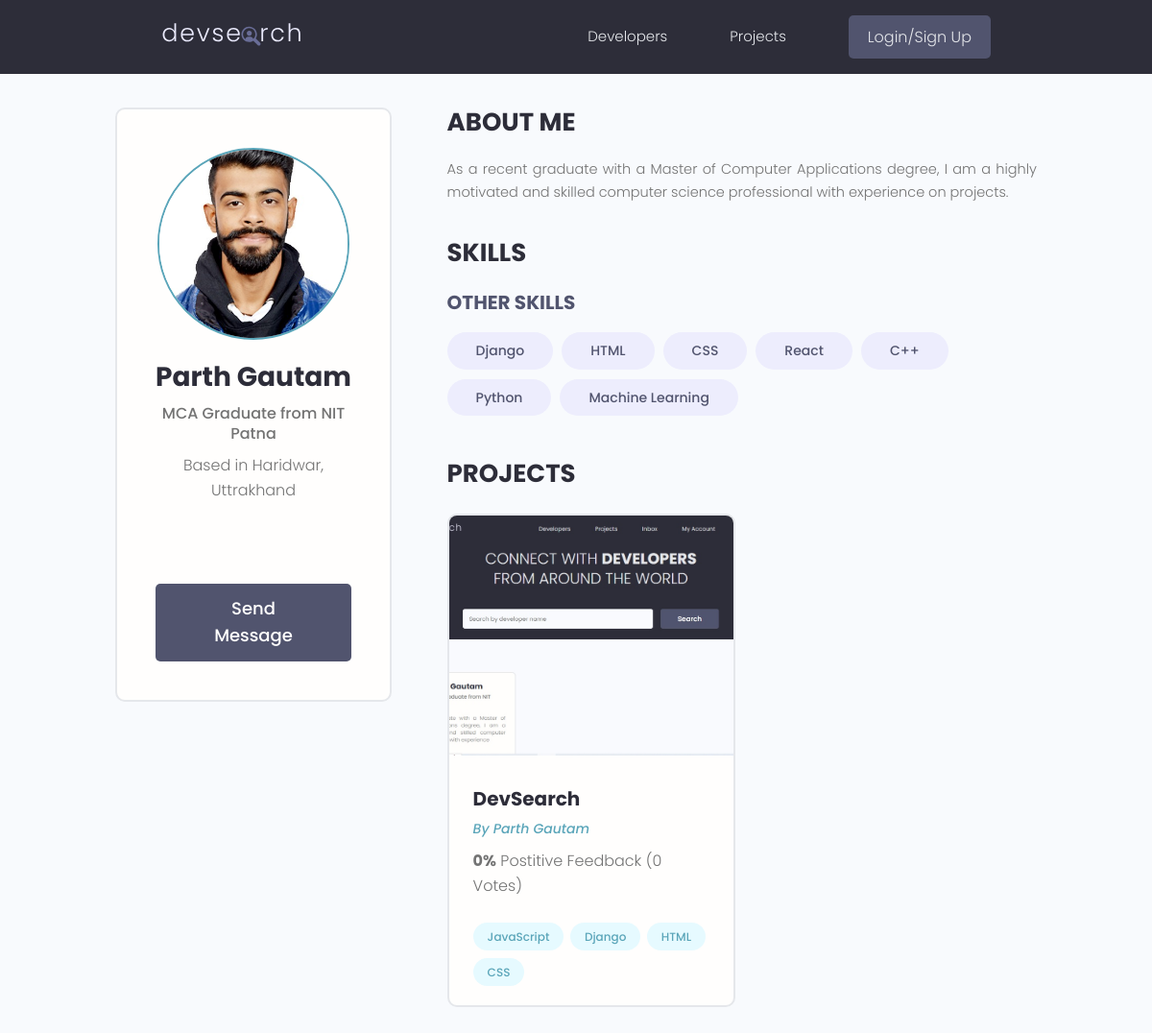
The app's page /profile/4fc922ef-7a0f-4f8d-a1f7-3b57b5cb7d1c/ with its own data.
### users/models.py (models this page shows, shortened)
class Profile(models.Model):
    user = models.OneToOneField(User, on_delete=models.CASCADE, blank=True, null=True)
    name=models.CharField( max_length=200, blank=True, null=True)
    email = models.EmailField(max_length=200, blank=True,null=True)
    username = models.CharField( max_length=200, blank=True, null=True)
    location = models.CharField( max_length=200, blank=True, null=True)
    short_intro = models.CharField(max_length=200, null=True, blank=True)
    bio = models.TextField(blank=True, null=True)
    profile_img = models.ImageField(blank=True, null=True,upload_to='profiles/',default='profiles/user-default.png')
    social_github=models.CharField( max_length=200, blank=True, null=True)
    social_twitter=models.CharField( max_length=200, blank=True, null=True)
    social_linkdin=models.CharField( max_length=200, blank=True, null=True)
    social_youtube=models.CharField( max_length=200, blank=True, null=True)
    social_website=models.CharField( max_length=200, blank=True, null=True)
    created = models.DateTimeField(auto_now_add=True)
    id= models.UUIDField(default=uuid.uuid4, editable=False, unique=True,primary_key=True)
    class Meta:
        ordering = ['created']

class Skill(models.Model):
    owner = models.ForeignKey(Profile,on_delete=models.CASCADE,null=True,blank=True)
    name = models.CharField(max_length=200,blank=True, null=True)
    description = models.TextField(blank=True,null=True)
    created = models.DateTimeField(auto_now_add=True)
    id= models.UUIDField(default=uuid.uuid4, editable=False, unique=True,primary_key=True)

### projects/models.py (models this page shows, shortened)
class Project(models.Model):
    owner = models.ForeignKey(Profile, null=True, blank=True, on_delete=models.CASCADE)
    title = models.CharField(max_length=255)
    description = models.TextField(blank=True, null=True)
    demo_link = models.CharField(max_length=2000, blank=True, null = True)
    source_link = models.CharField(max_length=2000,null = True, blank=True)
    featured_img = models.ImageField(blank=True, null=True, default='default.jpg')
    tags = models.ManyToManyField('Tag', blank=True)
    created = models.DateTimeField(auto_now_add=True)
    vote_total  = models.IntegerField(default=0, null=True, blank=True)
    vote_ratio =  models.IntegerField(default=0, null=True, blank=True)
    id= models.UUIDField(default=uuid.uuid4, editable=False, unique=True,primary_key=True)
    class Meta:
        ordering = ["-vote_ratio", '-vote_total','title']
    @property
    def imageURL(self):
        try:
            url = self.featured_img.url
        except:
            url = ""
        return url

class Tag(models.Model):
    name = models.CharField(max_length=200)
    created = models.DateTimeField(auto_now_add=True)
    id= models.UUIDField(default=uuid.uuid4, editable=False, unique=True,primary_key=True)
    def __str__(self):
        return self.name

### users/views.py (the view)
# urls.py: path("profile/<str:pk>/", views.userProfile, name='user-profile'),
def userProfile(request,pk):
    profile = Profile.objects.get(id=pk)
    top_skills = profile.skill_set.exclude(description__exact="")
    other_skills = profile.skill_set.filter(description='')
    context = {'profile':profile, 'top_skills':top_skills, 'other_skills':other_skills}
    return render(request, 'users/user-profile.html',context)

### users/templates/users/user-profile.html (shortened to what this page needs)
{% extends 'main.html' %}
{% block content %}
<main class="profile my-md">
    <div class="container">
      <div class="layout">
        <div class="column column--1of3">
          <div class="card text-center">
            <div class="card__body dev">
              <img class="avatar avatar--xl" src="{{profile.profile_img.url}}" />
              <h2 class="dev__name">{{profile.name}}</h2>
              <p class="dev__title">{{profile.short_intro}}</p>
              <p class="dev__location">Based in {{profile.location}}</p>
              <ul class="dev__social">
              </ul>
              {% if request.user.profile.id != profile.id %}
              <a href="{% url 'create-message' profile.id %}" class="btn btn--sub btn--lg">Send Message </a>
              {% endif %}
            </div>
          </div>
        </div>
        <div class="column column--2of3">
          <div class="devInfo">
            <h3 class="devInfo__title">About Me</h3>
            <p class="devInfo__about">
              {{profile.bio}}
            </p>
          </div>
          <div class="devInfo">
            <h3 class="devInfo__title">Skills</h3>
            <div class="devInfo__skills">
              <h3 class="devInfo__subtitle">Other Skills</h3>
              <div class="devInfo__otherSkills">
            {% for skill in other_skills %}
                <span class="tag tag--pill tag--sub tag--lg">
                  <small>{{skill.name}}</small>
                </span>
            {% endfor %}
              </div>
            </div>
          </div>
          <div class="devInfo">
            <h3 class="devInfo__title">Projects</h3>
            <div class="grid grid--two">
            {% for project in profile.project_set.all %}
              <div class="column">
                <div class="card project">
                  <a href="{% url 'project' project.id %}" class="project">
                    <img class="project__thumbnail" src="{{project.imageURL}}" alt="project thumbnail" />
                    <div class="card__body">
                      <h3 class="project__title">{{project.title}}</h3>
                      <p><a class="project__author" href="{% url 'user-profile' project.owner.id %}">By {{project.owner.name}}</a></p>
                      <p class="project--rating">
                        <span style="font-weight: bold;">{{project.vote_ratio}}%</span> Postitive
                        Feedback ({{project.vote_total}} Vote{{project.vote_total|pluralize:'s'}})
                      </p>
                      <div class="project__tags">
                        {% for tag in project.tags.all %}
                        <span class="tag tag--pill tag--main">
                          <small>{{tag}}</small>
                        </span>
                        {% endfor %}
                      </div>
                    </div>
                  </a>
                </div>
              </div>
              {% endfor %}
            </div>
          </div>
        </div>
      </div>
    </div>
  </main>
{% endblock %}

### static/styles/app.css (style rules this page uses)
:root { --color-sub: #2d2d39; }
.btn--sub { background-color: var(--color-sub-light); }
.card { border: 2px solid var(--color-light); }
img { width: 100%; }
.profile .card > .dev { padding: 4rem; }
.dev__name { color: var(--color-sub); font-size: 2.8rem; font-weight: 700; margin-top: 1rem; margin-bottom: 0.5rem; }
.dev__title { font-size: 1.6rem; font-weight: 500; line-height: 1.3; }
.dev__location { margin-top: 1rem; }
.dev__social { margin: 3rem 0; list-style: none; display: flex; justify-content: center; gap: 1.5rem; }
.devInfo { margin-bottom: 3rem; }
.devInfo__title, .devInfo__subtitle { font-size: 2.6rem; color: var(--color-sub); text-transform: uppercase; font-weight: 700; margin-bottom: 1.5rem; }
.devInfo__subtitle { font-size: 2rem; color: var(--color-sub-light); }
.devInfo__about, .devSkill__info { font-size: 1.45rem; line-height: 1.7; text-align: justify; }
.project__author { font-size: 1.4rem; font-style: italic; }
.project--rating { margin-bottom: 1.6em; margin-top: .5em; }
.project__thumbnail { height: 25rem; object-fit: cover; object-position: top center; }
.project__title { font-size: 2rem; font-weight: 700; color: var(--color-sub); }

### static/uikit/styles/modules/_variables.css (style rules this page uses)
:root { --color-main: #5aa5b9; --color-main-light: #e6faff; --color-sub: #3f4156; --color-sub-light: #51546e; --color-sub-lighter: #ededfd; --color-text: #737373; --color-gray: #8b8b8b; --color-light: #e5e7eb; --color-light-gray: #767676; --color-bg: #f8fafd; --color-white: #fffefd; --color-white-light: #f3f3f3; --color-success: #359e64; --color-success-bg: #def8e8; --color-error: #fc4b0b; --color-error-bg: #fff2ee; --font-base: 'Poppins', arial, helvetica, 'Segoe UI', roboto, ubuntu, sans-serif; --font-monospace: 'Fira Code', 'Courier New', courier, monospace; --font-regular: 300; --font-medium: 500; --font-bold: 700; --generic-shadow: 1px 1px 5px #00000010; --generic-transition: all 0.3s ease-in-out; }

### static/uikit/styles/modules/_base.css (style rules this page uses)
* { margin: 0; padding: 0; box-sizing: border-box; text-rendering: optimizeLegibility; color: inherit; font-size: inherit; }
html { font-size: 50%; }
@media only screen and (min-width: 480px) { html { font-size: 56.25%; } }
@media only screen and (min-width: 1200px) { html { font-size: 62.5%; } }
body { line-height: 1.6; font-weight: 400; font-size: 1.5rem; color: var(--color-text); background-color: var(--color-bg); min-height: 100vh; }

### static/uikit/styles/modules/_typography.css (style rules this page uses)
* { font-family: var(--font-base); }
h2 { font-size: 3.6rem; font-weight: var(--font-bold); }
h3 { font-size: 3.2rem; font-weight: var(--font-medium); }
p, span, strong { font-size: 1.6rem; color: var(--color-text); font-weight: var(--font-regular); }
a { padding-bottom: 2px; text-decoration: none; display: inline-block; color: var(--color-main); font-weight: var(--font-medium); }

### static/uikit/styles/modules/_utilities.css (style rules this page uses)
.container { width: 92%; max-width: 165rem; margin: 0 auto; box-sizing: border-box; }
@media screen and (min-width: 1000px) { .container { width: 90%; } }
@media screen and (min-width: 1200px) { .container { width: 80%; } }
.text-center { text-align: center; }
.my-md { margin: 3rem auto; }

### static/uikit/styles/modules/_avatar.css (style rules this page uses)
.avatar { border-radius: 50%; border: 2px solid var(--color-main); object-fit: cover; }
.avatar--xl { height: 20rem; width: 20rem; }

### static/uikit/styles/modules/_button.css (style rules this page uses)
.btn { display: inline-block; position: relative; cursor: pointer; background-color: var(--color-light); font-weight: var(--font-medium); color: var(--color-sub); text-decoration: none; padding: 1rem 2rem; border-radius: 0.5rem; border: none; width: -webkit-fit-content; width: -moz-fit-content; width: fit-content; height: -webkit-fit-content; height: -moz-fit-content; height: fit-content; font-size: 1.6rem; outline-width: 0; outline-color: transparent; -webkit-backface-visibility: hidden; backface-visibility: hidden; transition: all 0.3s ease-in-out; }
.btn--sub { background-color: var(--color-sub); color: var(--color-white); }
.btn--lg { font-size: 1.8rem; padding: 1.2rem 4.5rem; }

### static/uikit/styles/modules/_card.css (style rules this page uses)
.card { border-radius: 1rem; background-color: var(--color-white); border: 1.5px solid var(--color-light); width: auto; height: auto; margin-top: 0.5rem; margin-bottom: 0.5rem; overflow: hidden; }
.card__body, .card__header { padding: 2rem 2.5rem; }

### static/uikit/styles/modules/_layout.css (style rules this page uses)
.layout { display: flex; flex-flow: row wrap; justify-content: space-between; }
.layout > .column { margin-bottom: 3rem; }
.layout > .column.column--1of3 { flex-basis: 30%; }
.layout > .column.column--2of3 { flex-basis: 64%; }

### records on screen
Profile: profile_img (picture), name "Parth Gautam", short_intro "MCA Graduate from NIT Patna", location "Haridwar, Uttrakhand", bio "As a recent graduate with a Master of Computer Applications degree, I am a highly motivated and skilled computer science professional with experience on projects."
Skill: name "Django"
Skill: name "HTML"
Skill: name "CSS"
Skill: name "React"
Skill: name "C++"
Skill: name "Python"
Skill: name "Machine Learning"
Project: imageURL (picture), title "DevSearch", owner.name "Parth Gautam", vote_ratio "0", vote_total "0"
Tag: name "JavaScript"
Tag: name "Django"
Tag: name "HTML"
Tag: name "CSS"
